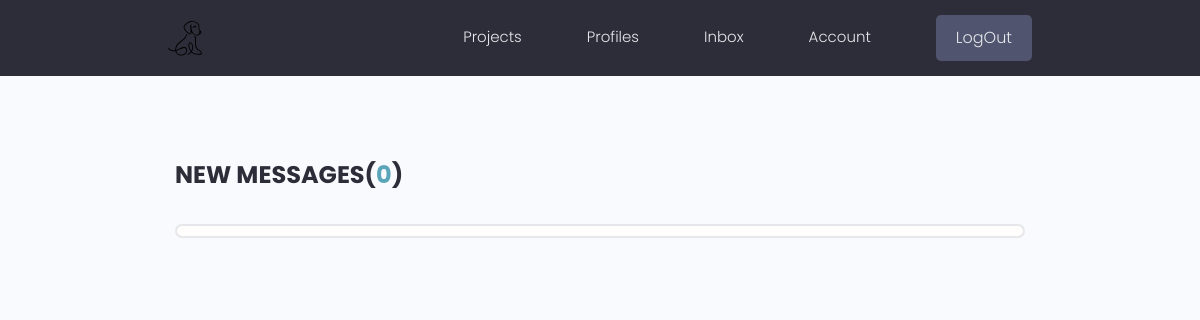
Page /inbox/ (signed in) on the earlier database version.
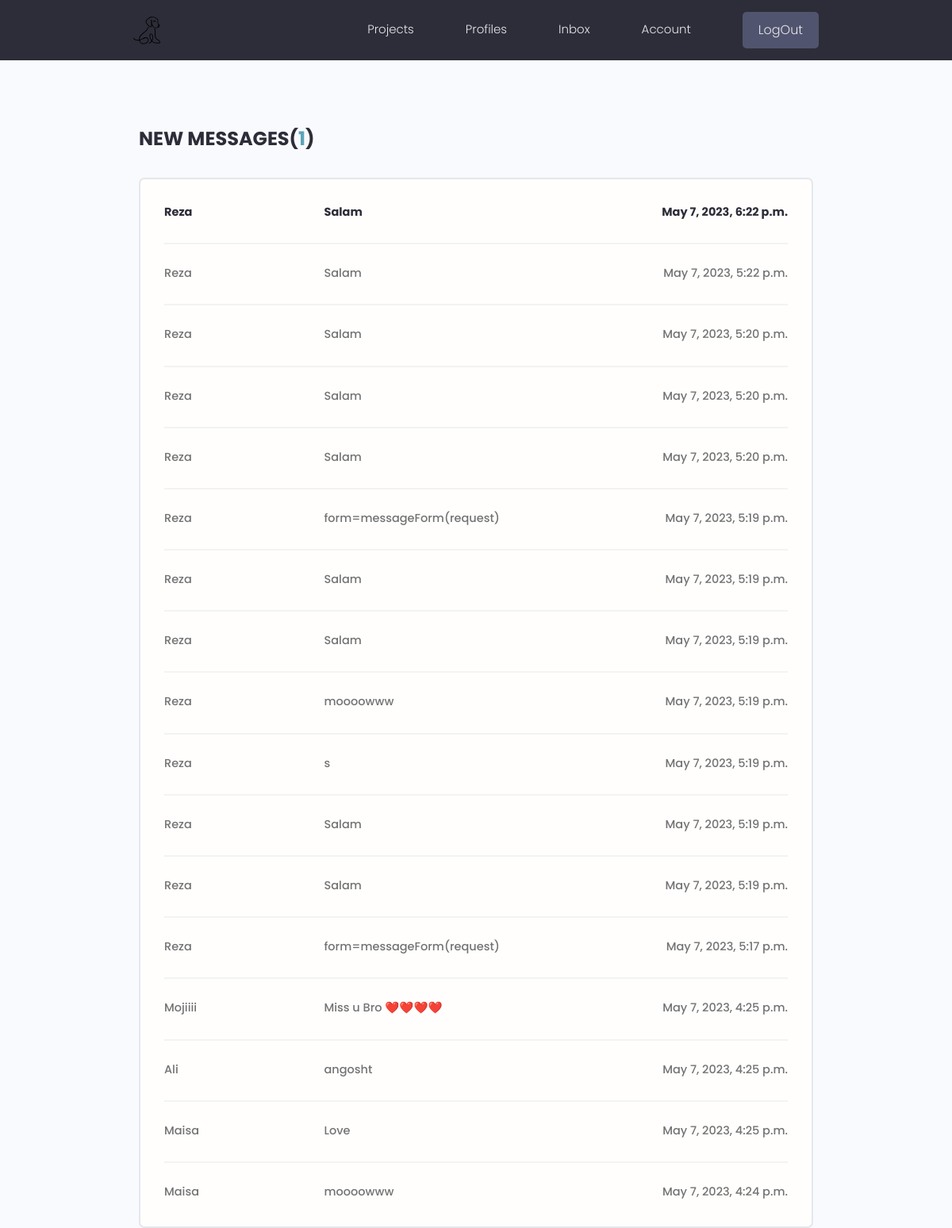
Same page on the later database version.
### users/models.py (models this page shows, shortened)
class Message(models.Model):
    sender=models.ForeignKey(profile,null=True,blank=True,on_delete=models.SET_NULL)
    recipient=models.ForeignKey(profile,null=True,on_delete=models.CASCADE,related_name='payams')
    subject=models.CharField(max_length=200,blank=True,null=True)
    sender_name=models.CharField(max_length=200,blank=False,null=True)
    body=models.TextField()
    created=models.DateTimeField(auto_now=True,null=True,blank=True)
    email=models.EmailField(null=True,blank=True)
    is_read=models.BooleanField(default=False,null=True,blank=True)
    id=models.UUIDField(default=uuid.uuid4,unique=True
                        ,primary_key=True,editable=False)
    class Meta:
        ordering=['is_read','-created']

### users/views.py (the view)
# urls.py: path('inbox/',views.inbox ,name='inbox'),
def inbox(request):
    profile = request.user.profile
    payams=profile.payams.all()
    reade=profile.payams.filter(is_read=False).count()
    context={'payams':payams,'reade':reade}
    return render(request,'users/inbox.html',context)

### users/templates/users/inbox.html
{% extends 'main.html' %}
{% block content %}
<main class="inbox my-xl">
    <div class="content-box">
      <h3 class="inbox__title">New Messages(<span>{{reade}}</span>)</h3>
      <ul class="messages">
    {% for x in payams %}
    {% if x.is_read == False  %}
    <li class="message message--unread">
    {% else %}
    <li class="message">
    {% endif %}
          <a href="{% url 'message' x.id %}">
            <span class="message__author">{{x.sender_name}}</span>
            <span class="message__subject">{{x.subject}}</span>
            <span class="message__date">{{x.created}}</span>
          </a>
        </li>
    {% endfor %}
      </ul>
    </div>
  </main>
  {% endblock content %}

Differences in the rows shown:
added Message: sender_name "Reza", subject "Salam", created "May 7, 2023, 6:22 p.m."
added Message: sender_name "Reza", subject "Salam", created "May 7, 2023, 5:22 p.m."
added Message: sender_name "Reza", subject "Salam", created "May 7, 2023, 5:20 p.m."
added Message: sender_name "Reza", subject "Salam", created "May 7, 2023, 5:20 p.m."
added Message: sender_name "Reza", subject "Salam", created "May 7, 2023, 5:20 p.m."
added Message: sender_name "Reza", subject "form=messageForm(request)", created "May 7, 2023, 5:19 p.m."
added Message: sender_name "Reza", subject "Salam", created "May 7, 2023, 5:19 p.m."
added Message: sender_name "Reza", subject "Salam", created "May 7, 2023, 5:19 p.m."
added Message: sender_name "Reza", subject "moooowww", created "May 7, 2023, 5:19 p.m."
added Message: sender_name "Reza", subject "s", created "May 7, 2023, 5:19 p.m."
added Message: sender_name "Reza", subject "Salam", created "May 7, 2023, 5:19 p.m."
added Message: sender_name "Reza", subject "Salam", created "May 7, 2023, 5:19 p.m."
added Message: sender_name "Reza", subject "form=messageForm(request)", created "May 7, 2023, 5:17 p.m."
added Message: sender_name "Mojiiii", subject "Miss u Bro ❤️❤️❤️❤️", created "May 7, 2023, 4:25 p.m."
added Message: sender_name "Ali", subject "angosht", created "May 7, 2023, 4:25 p.m."
added Message: sender_name "Maisa", subject "Love", created "May 7, 2023, 4:25 p.m."
added Message: sender_name "Maisa", subject "moooowww", created "May 7, 2023, 4:24 p.m."
Other differences:
{{ reade }}: "0" → "1"
